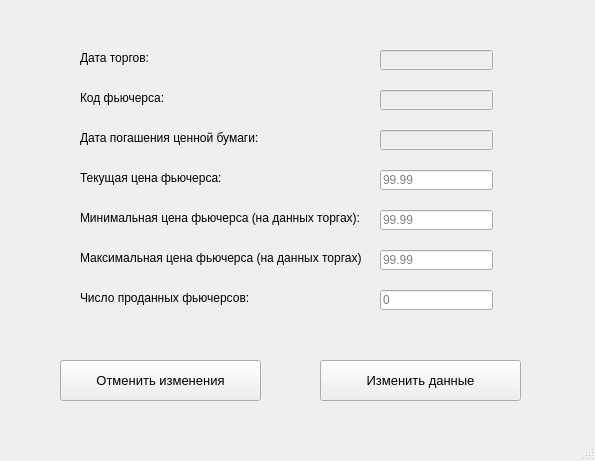
<?xml version="1.0" encoding="UTF-8"?>
<ui version="4.0">
 <class>add_form</class>
 <widget class="QMainWindow" name="add_form">
  <property name="geometry">
   <rect>
    <x>0</x>
    <y>0</y>
    <width>595</width>
    <height>461</height>
   </rect>
  </property>
  <property name="windowTitle">
   <string>Добавление данных</string>
  </property>
  <widget class="QWidget" name="centralwidget">
   <widget class="QLineEdit" name="Quot_Line_Edit">
    <property name="geometry">
     <rect>
      <x>380</x>
      <y>170</y>
      <width>113</width>
      <height>20</height>
     </rect>
    </property>
    <property name="placeholderText">
     <string>99.99</string>
    </property>
   </widget>
   <widget class="QLineEdit" name="Min_Quot_Line_Edit">
    <property name="geometry">
     <rect>
      <x>380</x>
      <y>210</y>
      <width>113</width>
      <height>20</height>
     </rect>
    </property>
    <property name="placeholderText">
     <string>99.99</string>
    </property>
   </widget>
   <widget class="QLineEdit" name="Max_Quot_Line_Edit">
    <property name="geometry">
     <rect>
      <x>380</x>
      <y>250</y>
      <width>113</width>
      <height>20</height>
     </rect>
    </property>
    <property name="placeholderText">
     <string>99.99</string>
    </property>
   </widget>
   <widget class="QLineEdit" name="Num_contr_Line_Edit">
    <property name="geometry">
     <rect>
      <x>380</x>
      <y>290</y>
      <width>113</width>
      <height>20</height>
     </rect>
    </property>
    <property name="placeholderText">
     <string>0</string>
    </property>
   </widget>
   <widget class="QLabel" name="label">
    <property name="geometry">
     <rect>
      <x>80</x>
      <y>50</y>
      <width>91</width>
      <height>16</height>
     </rect>
    </property>
    <property name="text">
     <string>Дата торгов:</string>
    </property>
   </widget>
   <widget class="QLabel" name="label_2">
    <property name="geometry">
     <rect>
      <x>80</x>
      <y>90</y>
      <width>101</width>
      <height>16</height>
     </rect>
    </property>
    <property name="text">
     <string>Код фьючерса:</string>
    </property>
   </widget>
   <widget class="QLabel" name="label_3">
    <property name="geometry">
     <rect>
      <x>80</x>
      <y>130</y>
      <width>201</width>
      <height>16</height>
     </rect>
    </property>
    <property name="text">
     <string>Дата погашения ценной бумаги:</string>
    </property>
   </widget>
   <widget class="QLabel" name="label_4">
    <property name="geometry">
     <rect>
      <x>80</x>
      <y>170</y>
      <width>151</width>
      <height>16</height>
     </rect>
    </property>
    <property name="text">
     <string>Текущая цена фьючерса:</string>
    </property>
   </widget>
   <widget class="QLabel" name="label_5">
    <property name="geometry">
     <rect>
      <x>80</x>
      <y>210</y>
      <width>281</width>
      <height>16</height>
     </rect>
    </property>
    <property name="text">
     <string>Минимальная цена фьючерса (на данных торгах):</string>
    </property>
   </widget>
   <widget class="QLabel" name="label_6">
    <property name="geometry">
     <rect>
      <x>80</x>
      <y>250</y>
      <width>281</width>
      <height>16</height>
     </rect>
    </property>
    <property name="text">
     <string>Максимальная цена фьючерса (на данных торгах):</string>
    </property>
   </widget>
   <widget class="QLabel" name="label_7">
    <property name="geometry">
     <rect>
      <x>80</x>
      <y>290</y>
      <width>181</width>
      <height>16</height>
     </rect>
    </property>
    <property name="text">
     <string>Число проданных фьючерсов:</string>
    </property>
   </widget>
   <widget class="QPushButton" name="CloseEditButton">
    <property name="geometry">
     <rect>
      <x>60</x>
      <y>360</y>
      <width>201</width>
      <height>41</height>
     </rect>
    </property>
    <property name="font">
     <font>
      <pointsize>10</pointsize>
     </font>
    </property>
    <property name="focusPolicy">
     <enum>Qt::StrongFocus</enum>
    </property>
    <property name="text">
     <string>Отменить изменения</string>
    </property>
   </widget>
   <widget class="QPushButton" name="EditDataButton">
    <property name="geometry">
     <rect>
      <x>320</x>
      <y>360</y>
      <width>201</width>
      <height>41</height>
     </rect>
    </property>
    <property name="font">
     <font>
      <pointsize>10</pointsize>
     </font>
    </property>
    <property name="text">
     <string>Изменить данные</string>
    </property>
   </widget>
   <widget class="QLineEdit" name="Torg_Date_dateEdit">
    <property name="enabled">
     <bool>false</bool>
    </property>
    <property name="geometry">
     <rect>
      <x>380</x>
      <y>50</y>
      <width>113</width>
      <height>20</height>
     </rect>
    </property>
    <property name="placeholderText">
     <string/>
    </property>
   </widget>
   <widget class="QLineEdit" name="Name_Combo_Box_Edit">
    <property name="enabled">
     <bool>false</bool>
    </property>
    <property name="geometry">
     <rect>
      <x>380</x>
      <y>90</y>
      <width>113</width>
      <height>20</height>
     </rect>
    </property>
    <property name="placeholderText">
     <string/>
    </property>
   </widget>
   <widget class="QLineEdit" name="Day_End_dateEdit">
    <property name="enabled">
     <bool>false</bool>
    </property>
    <property name="geometry">
     <rect>
      <x>380</x>
      <y>130</y>
      <width>113</width>
      <height>20</height>
     </rect>
    </property>
    <property name="placeholderText">
     <string/>
    </property>
   </widget>
  </widget>
  <widget class="QMenuBar" name="menubar">
   <property name="geometry">
    <rect>
     <x>0</x>
     <y>0</y>
     <width>595</width>
     <height>21</height>
    </rect>
   </property>
  </widget>
  <widget class="QStatusBar" name="statusbar"/>
 </widget>
 <resources/>
 <connections/>
</ui>
